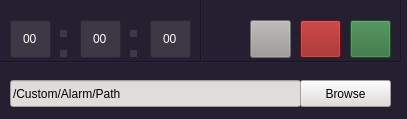
<?xml version="1.0" encoding="UTF-8"?>
<ui version="4.0">
 <class>MainWindow</class>
 <widget class="QMainWindow" name="MainWindow">
  <property name="geometry">
   <rect>
    <x>0</x>
    <y>0</y>
    <width>407</width>
    <height>119</height>
   </rect>
  </property>
  <property name="windowTitle">
   <string>MainWindow</string>
  </property>
  <property name="styleSheet">
   <string notr="true">background-color: rgb(36, 31, 49);</string>
  </property>
  <widget class="QWidget" name="centralwidget">
   <widget class="QLabel" name="dot1">
    <property name="geometry">
     <rect>
      <x>60</x>
      <y>30</y>
      <width>7</width>
      <height>7</height>
     </rect>
    </property>
    <property name="maximumSize">
     <size>
      <width>7</width>
      <height>7</height>
     </size>
    </property>
    <property name="styleSheet">
     <string notr="true">background-color: rgb(61, 56, 70);</string>
    </property>
    <property name="text">
     <string/>
    </property>
   </widget>
   <widget class="QLabel" name="dot2">
    <property name="geometry">
     <rect>
      <x>60</x>
      <y>50</y>
      <width>7</width>
      <height>7</height>
     </rect>
    </property>
    <property name="maximumSize">
     <size>
      <width>7</width>
      <height>7</height>
     </size>
    </property>
    <property name="styleSheet">
     <string notr="true">background-color: rgb(61, 56, 70);</string>
    </property>
    <property name="text">
     <string/>
    </property>
   </widget>
   <widget class="QLabel" name="dot3">
    <property name="geometry">
     <rect>
      <x>130</x>
      <y>50</y>
      <width>7</width>
      <height>7</height>
     </rect>
    </property>
    <property name="maximumSize">
     <size>
      <width>7</width>
      <height>7</height>
     </size>
    </property>
    <property name="styleSheet">
     <string notr="true">background-color: rgb(61, 56, 70);</string>
    </property>
    <property name="text">
     <string/>
    </property>
   </widget>
   <widget class="QLabel" name="dot4">
    <property name="geometry">
     <rect>
      <x>130</x>
      <y>30</y>
      <width>7</width>
      <height>7</height>
     </rect>
    </property>
    <property name="maximumSize">
     <size>
      <width>7</width>
      <height>7</height>
     </size>
    </property>
    <property name="styleSheet">
     <string notr="true">background-color: rgb(61, 56, 70);</string>
    </property>
    <property name="text">
     <string/>
    </property>
   </widget>
   <widget class="QPushButton" name="go">
    <property name="geometry">
     <rect>
      <x>350</x>
      <y>20</y>
      <width>41</width>
      <height>38</height>
     </rect>
    </property>
    <property name="maximumSize">
     <size>
      <width>16777215</width>
      <height>38</height>
     </size>
    </property>
    <property name="styleSheet">
     <string notr="true">background-color: rgb(45, 109, 56);</string>
    </property>
    <property name="text">
     <string/>
    </property>
   </widget>
   <widget class="QPushButton" name="settings">
    <property name="geometry">
     <rect>
      <x>250</x>
      <y>20</y>
      <width>41</width>
      <height>38</height>
     </rect>
    </property>
    <property name="maximumSize">
     <size>
      <width>16777215</width>
      <height>38</height>
     </size>
    </property>
    <property name="styleSheet">
     <string notr="true">background-color: rgb(154, 153, 150);</string>
    </property>
    <property name="text">
     <string/>
    </property>
   </widget>
   <widget class="QPushButton" name="stop">
    <property name="geometry">
     <rect>
      <x>300</x>
      <y>20</y>
      <width>41</width>
      <height>38</height>
     </rect>
    </property>
    <property name="maximumSize">
     <size>
      <width>16777215</width>
      <height>38</height>
     </size>
    </property>
    <property name="styleSheet">
     <string notr="true">background-color: rgb(146, 20, 20);</string>
    </property>
    <property name="text">
     <string/>
    </property>
   </widget>
   <widget class="Line" name="lineH">
    <property name="geometry">
     <rect>
      <x>0</x>
      <y>60</y>
      <width>401</width>
      <height>5</height>
     </rect>
    </property>
    <property name="maximumSize">
     <size>
      <width>16777215</width>
      <height>5</height>
     </size>
    </property>
    <property name="orientation">
     <enum>Qt::Horizontal</enum>
    </property>
   </widget>
   <widget class="Line" name="lineV1">
    <property name="geometry">
     <rect>
      <x>200</x>
      <y>0</y>
      <width>3</width>
      <height>64</height>
     </rect>
    </property>
    <property name="maximumSize">
     <size>
      <width>3</width>
      <height>64</height>
     </size>
    </property>
    <property name="orientation">
     <enum>Qt::Vertical</enum>
    </property>
   </widget>
   <widget class="Line" name="lineV2">
    <property name="geometry">
     <rect>
      <x>400</x>
      <y>0</y>
      <width>3</width>
      <height>64</height>
     </rect>
    </property>
    <property name="maximumSize">
     <size>
      <width>3</width>
      <height>64</height>
     </size>
    </property>
    <property name="orientation">
     <enum>Qt::Vertical</enum>
    </property>
   </widget>
   <widget class="QLineEdit" name="time1">
    <property name="geometry">
     <rect>
      <x>10</x>
      <y>20</y>
      <width>41</width>
      <height>38</height>
     </rect>
    </property>
    <property name="maximumSize">
     <size>
      <width>41</width>
      <height>38</height>
     </size>
    </property>
    <property name="styleSheet">
     <string notr="true">background-color: rgb(61, 56, 70);
color: rgb(255, 255, 255);
font:  75 18pt &quot;Cantarell&quot;;</string>
    </property>
    <property name="text">
     <string>00</string>
    </property>
    <property name="maxLength">
     <number>8</number>
    </property>
    <property name="alignment">
     <set>Qt::AlignCenter</set>
    </property>
   </widget>
   <widget class="QLineEdit" name="time2">
    <property name="geometry">
     <rect>
      <x>80</x>
      <y>20</y>
      <width>41</width>
      <height>38</height>
     </rect>
    </property>
    <property name="maximumSize">
     <size>
      <width>41</width>
      <height>38</height>
     </size>
    </property>
    <property name="styleSheet">
     <string notr="true">background-color: rgb(61, 56, 70);
color: rgb(255, 255, 255);
font:  75 18pt &quot;Cantarell&quot;;</string>
    </property>
    <property name="text">
     <string>00</string>
    </property>
    <property name="maxLength">
     <number>3</number>
    </property>
    <property name="alignment">
     <set>Qt::AlignCenter</set>
    </property>
   </widget>
   <widget class="QLineEdit" name="time3">
    <property name="geometry">
     <rect>
      <x>150</x>
      <y>20</y>
      <width>41</width>
      <height>38</height>
     </rect>
    </property>
    <property name="maximumSize">
     <size>
      <width>41</width>
      <height>38</height>
     </size>
    </property>
    <property name="styleSheet">
     <string notr="true">background-color: rgb(61, 56, 70);
color: rgb(255, 255, 255);
font:  75 18pt &quot;Cantarell&quot;;</string>
    </property>
    <property name="text">
     <string>00</string>
    </property>
    <property name="maxLength">
     <number>3</number>
    </property>
    <property name="alignment">
     <set>Qt::AlignCenter</set>
    </property>
   </widget>
   <widget class="QLineEdit" name="pathe">
    <property name="geometry">
     <rect>
      <x>10</x>
      <y>80</y>
      <width>291</width>
      <height>27</height>
     </rect>
    </property>
    <property name="styleSheet">
     <string notr="true">background-color: rgb(222, 221, 218);</string>
    </property>
    <property name="text">
     <string>/Custom/Alarm/Path</string>
    </property>
   </widget>
   <widget class="QPushButton" name="browse">
    <property name="geometry">
     <rect>
      <x>300</x>
      <y>80</y>
      <width>91</width>
      <height>27</height>
     </rect>
    </property>
    <property name="styleSheet">
     <string notr="true">background-color: rgb(222, 221, 218);</string>
    </property>
    <property name="text">
     <string>Browse</string>
    </property>
   </widget>
   <zorder>dot1</zorder>
   <zorder>dot2</zorder>
   <zorder>dot3</zorder>
   <zorder>dot4</zorder>
   <zorder>go</zorder>
   <zorder>settings</zorder>
   <zorder>stop</zorder>
   <zorder>lineV1</zorder>
   <zorder>lineV2</zorder>
   <zorder>lineH</zorder>
   <zorder>time1</zorder>
   <zorder>time2</zorder>
   <zorder>time3</zorder>
   <zorder>pathe</zorder>
   <zorder>browse</zorder>
  </widget>
 </widget>
 <resources/>
 <connections/>
</ui>
